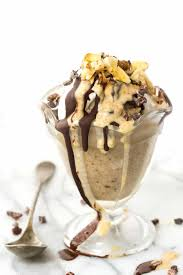
#> input picture OpenCV/BananaIceCream.jpg, 183 x 275 px
$ python ObjectID.py   (older library calls are emulated)
#> lines starting #> are read from the running program, lines starting #| are printed output that depends on the picture; after the words box and inside, x2 and y2 are one past the last pixel; in counts of white or black regions, pixels touching at a corner belong together
import numpy as np
import cv2

img = cv2.imread("BananaIceCream.jpg",1)
#> img is the input picture: shape (275, 183, 3); mean B, G, R 200.8, 213.7, 222.2
cv2.imshow("Original",img)

gray = cv2.cvtColor(img,cv2.COLOR_BGR2GRAY)
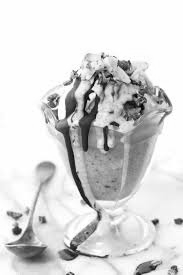
#> gray: shape (275, 183); min 4, max 255, mean 214.8
blur = cv2.GaussianBlur(gray, (3,3),0)
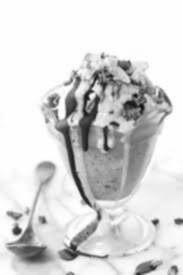
#> blur: shape (275, 183); min 14, max 255, mean 214.8

thresh = cv2.adaptiveThreshold(blur, 255, cv2.ADAPTIVE_THRESH_GAUSSIAN_C, cv2.THRESH_BINARY_INV,205,1 )
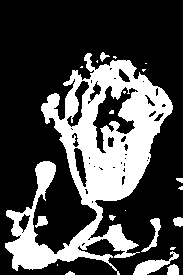
#> thresh: shape (275, 183); 29% white; 21 white regions (11 under 20 px)
cv2.imshow("Binary", thresh)

_, contours, _ = cv2.findContours(thresh, cv2.RETR_TREE, cv2.CHAIN_APPROX_SIMPLE)
#> contours = 65 contours, 43 with area under 20; largest, box (x1, y1, x2, y2) and area: (5, 53, 173, 275) 15121, (92, 85, 139, 154) 1260, (66, 80, 90, 128) 365, (133, 251, 179, 275) 344, (73, 147, 88, 188) 288
print(len(contours))
#| 65

filtered = []
for c in contours:
    if cv2.contourArea(c) < 1000:continue
    filtered.append(c)
#> this loop made 65 passes
#> c on passes 3, 5, 11, 14, 15, 16, 17, 22, 23, 31, 32, 34: [[57, 264], [57, 265]], [[172, 253], [173, 252], [174, 253], [173, 254]], [[125, 210]], [[142, 69], [142, 70], [143, 71], [145, 69]], [[81, 66], [80, 67], [82, 67], [82, 66]], [[145, 63], [146, 63]], [[97, 60], [96, 61], [97, 62]], [[19, 235], [20, 234], [21, 235], [20, 236]], [[21, 232], [22, 231], [23, 232], [22, 233]], [[98, 167], [99, 166], [100, 167], [99, 168]], [[93, 166], [94, 165], [95, 166], [94, 167]], [[88, 163], [89, 162], [90, 163], [89, 164]]
#> after the loop, filtered = 2 contours; box (x1, y1, x2, y2) and area: (5, 53, 173, 275) 15121, (92, 85, 139, 154) 1260

print(len(filtered))
#| 2

objects = np.zeros([img.shape[0],img.shape[1],3],'uint8')
for c in filtered:
#> (the run stopped early here; a loop or call above may not have finished)

$ run again, with OpenCV/images.jpg copied over OpenCV/BananaIceCream.jpg
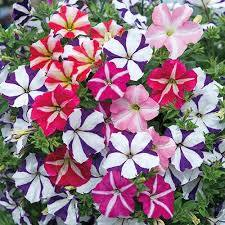
#> input picture OpenCV/images.jpg, 225 x 225 px
#> img is the input picture: shape (225, 225, 3); mean B, G, R 131.5, 118.7, 147.4
#> `blur = cv2.GaussianBlur(gray, (3,3),0)`:
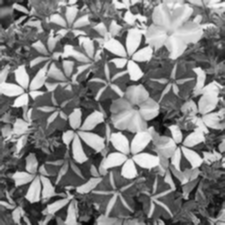
#> blur: shape (225, 225); min 3, max 249, mean 128.8
#> `thresh = cv2.adaptiveThreshold(blur, 255, cv2.ADAPTIVE_THRESH_GAUSSIAN..`:
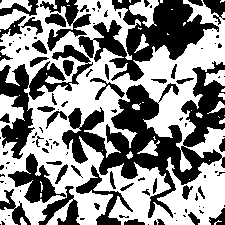
#> thresh: shape (225, 225); 54.1% white; 119 black regions (72 under 20 px)
#> contours = 144 contours, 88 with area under 20; largest, box (x1, y1, x2, y2) and area: (0, 0, 225, 225) 36416, (61, 83, 223, 219) 6840, (7, 152, 67, 204) 1230, (28, 60, 94, 101) 972, (46, 13, 92, 52) 532
#| 144
#> the loop `for c in contours:` made 144 passes
#> c on passes 3, 5, 6, 8, 10, 15, 17, 18: [[16, 138], [17, 138]], [[218, 116], [219, 117]], [[224, 115]], [[191, 110]], [[19, 95]], [[0, 56]], [[167, 33], [167, 34], [168, 34]], [[0, 30], [0, 31]]
#> after the loop `for c in contours:`: filtered = 3 contours; box (x1, y1, x2, y2) and area: (0, 0, 225, 225) 36416, (61, 83, 223, 219) 6840, (7, 152, 67, 204) 1230
#| 3
